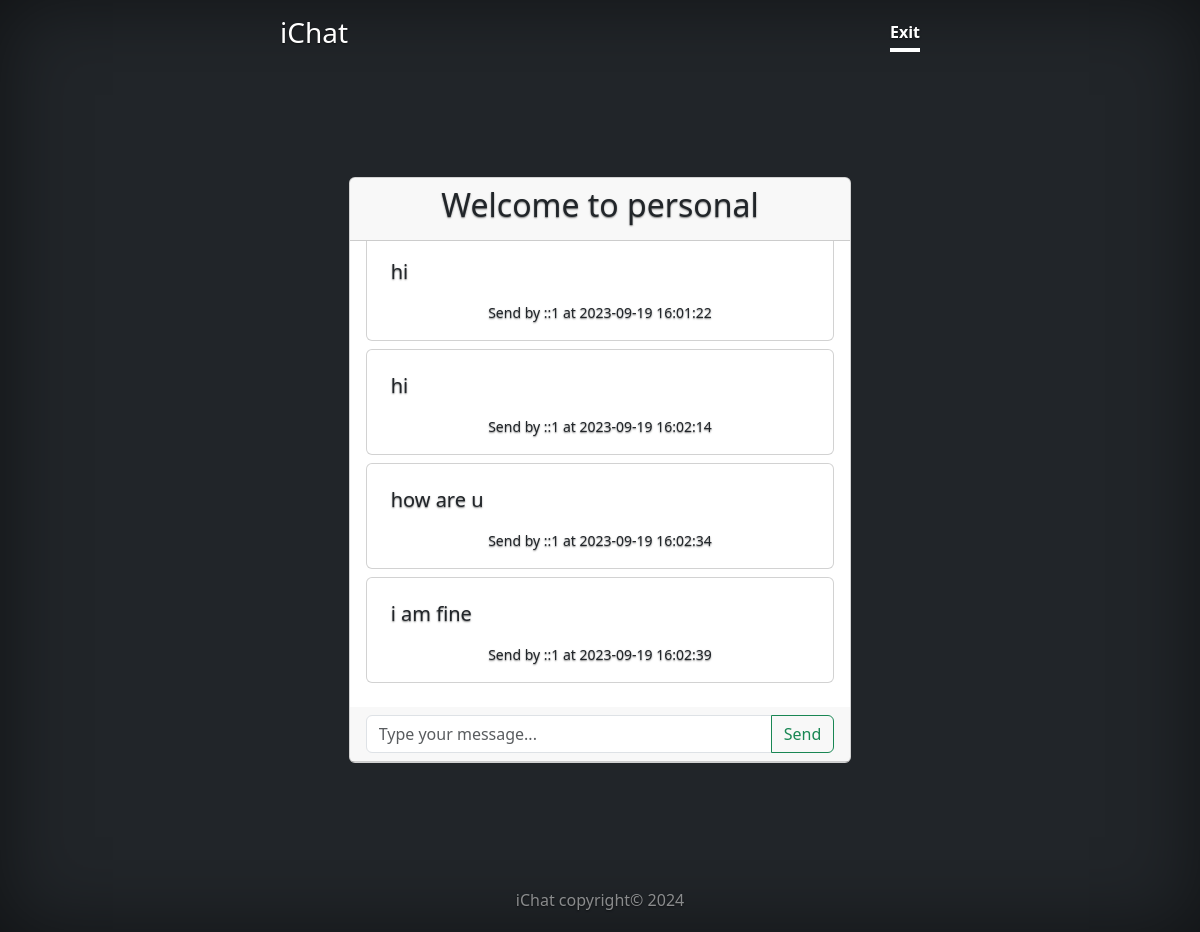
Screenshot of /chat_room.php?room_name=personal with the database file from the repository.
### tables this page shows
CREATE TABLE `messages` (
  `id` int(11) NOT NULL,
  `message` text NOT NULL,
  `room_name` varchar(255) NOT NULL,
  `ip_address` varchar(255) NOT NULL,
  `time_stemp` datetime NOT NULL DEFAULT current_timestamp()
);

### chat_room.php (the view, shortened to what this page needs)
<?php
$room_name = $_GET['room_name'];
include "UTILS/db_connect.php";
?>
<!doctype html>
<html lang="en" class="h-100" data-bs-theme="auto">
<head>
    <link href="CSS/bootstrap.min.css" rel="stylesheet"
>
    <link href="CSS/cover.css" rel="stylesheet">
</head>
<body class="d-flex h-100 text-center text-bg-dark">
    <div class="cover-container d-flex w-100 h-100 p-3 mx-auto flex-column">
        <header class="mb-auto">
            <div>
                <h3 class="float-md-start mb-0">iChat</h3>
                <nav class="nav nav-masthead justify-content-center float-md-end">
                    <a class="nav-link fw-bold py-1 px-0 active" aria-current="page" id="exit" href="#">Exit</a>
                </nav>
            </div>
        </header>
        <main class="px-3 row">
            <div class="container col-md-10">
                <div class="card-body">
                    <div class="card">
                        <div class="card-header">
                            <h2 class="welcome">Welcome to
                                <?php echo $room_name; ?>
                            </h2>
                        </div>
                        <div class="card-body chatarea" id="chatbox">
                            <?php
                            $sql = "SELECT * FROM `messages` WHERE `room_name` = '$room_name'";
                            $result = mysqli_query($conn, $sql);
                            $count = mysqli_affected_rows($conn);
                            if ($count == 0) {
                                echo '<div class="card">
                                <div class="card-body">
                                  No message found!.
                                </div>
                              </div>';
                            } else {
                                while ($row = mysqli_fetch_assoc($result)) {
                                    echo '
                                    <div class="card mb-2">
                                        <div class="card-body">
                                            <div class="d-flex p-2">
                                                <h5>' . $row['message'] . '</h5>
                                            </div class="">
                                            <div>
                                            <small class="time-right">Send by ' . $row['ip_address'] . ' at ' . $row['time_stemp'] . '</small>
                                            </div>
                                        </div>
                                    </div>
                                    ';
                                }
                            }
                            ?>
                        </div>
                        <div class="card-header">
                            <form action="UTILS/message_handler.php" method="post">
                                <div class="input-group">
                                    <input type="text" name="usermsg" class="form-control"
                                        placeholder="Type your message..." aria-label="Recipient's username"
                                        aria-describedby="button-addon2">
                                    <button class="btn btn-outline-success" type="submit" name="submitmsg"
                                        id="button-addon2">Send</button>
                                </div>
                            </form>
                        </div>
                    </div>
                </div>
            </div>
        </main>
        <footer class="mt-auto text-white-50">
            <p class="mb-1">iChat copyright&copy;
                <?php echo date("Y") ?>
            </p>
        </footer>
    </div>
</body>
</html>

### CSS/cover.css (style rules this page uses)
body { text-shadow: 0 .05rem .1rem rgba(0, 0, 0, .5); box-shadow: inset 0 0 5rem rgba(0, 0, 0, .5); }
.cover-container { max-width: 42em; }
.nav-masthead .nav-link { color: rgba(255, 255, 255, .5); border-bottom: .25rem solid transparent; }
.nav-masthead .active { color: #fff; border-bottom-color: #fff; }

### chat_room.php (style rules this page uses)
.chatarea { min-height: 50vh; max-height: 50vh; overflow-y: scroll; }

### rows the page displays
messages: message "hi", ip_address "::1", time_stemp "2023-09-19 16:01:22"
messages: message "hi", ip_address "::1", time_stemp "2023-09-19 16:02:14"
messages: message "how are u", ip_address "::1", time_stemp "2023-09-19 16:02:34"
messages: message "i am fine", ip_address "::1", time_stemp "2023-09-19 16:02:39"

### other values shown
$room_name "personal"
